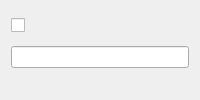
<?xml version="1.0" encoding="UTF-8"?>
<ui version="4.0">
 <class>Dialog</class>
 <widget class="QDialog" name="Dialog">
  <layout class="QVBoxLayout" name="verticalLayout">
   <item>
    <widget class="QCheckBox" name="checkBox"/>
   </item>
   <item>
    <widget class="QLineEdit" name="lineEdit"/>
   </item>
   <item>
    <widget class="QDialogButtonBox" name="buttonBox"/>
   </item>
  </layout>
 </widget>
 <connections>
  <connection>
   <sender>buttonBox</sender>
   <signal>accepted()</signal>
   <receiver>Dialog</receiver>
   <slot>accept()</slot>
  </connection>
  <connection>
   <sender>checkBox</sender>
   <signal>toggled(bool)</signal>
   <receiver>lineEdit</receiver>
   <slot>setEnabled(bool)</slot>
  </connection>
 </connections>
</ui>
